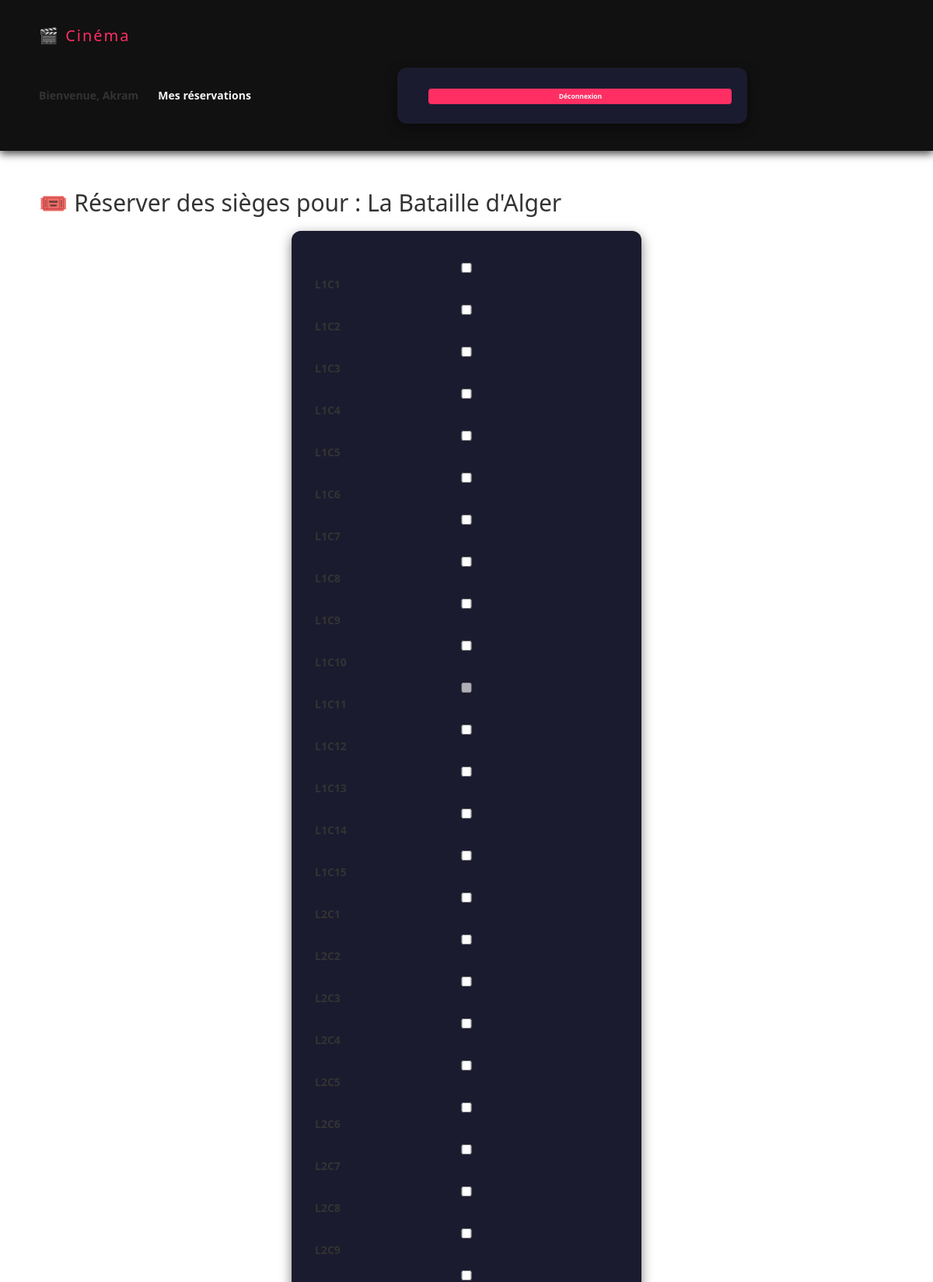
Screenshot of /reservation/1/ (signed in, upper part) with the database file from the repository.
### Films/models.py (models this page shows, shortened)
class Seance(models.Model):
    film = models.ForeignKey(Film, on_delete=models.CASCADE, related_name="seances")
    salle = models.ForeignKey(Salle, on_delete=models.CASCADE)
    date = models.DateField()
    heure = models.TimeField()

class Film(models.Model):
    GENRE_CHOICES = [
        ('Action', 'Action'),
        ('Drame', 'Drame'),
        ('Comédie', 'Comédie'),
        ('Horreur', 'Horreur'),
        ('Romance', 'Romance'),
        ('Comédie musicale', 'Comédie musicale'),
        ('Guerre', 'Guerre'),
        ('Science-Fiction', 'Science-Fiction'),
        ('Autre', 'Autre'),
    ]
    titre = models.CharField(max_length=100)
    description = models.TextField()
    genre = models.CharField(max_length=50, choices=GENRE_CHOICES, default='Autre')
    duree = models.PositiveIntegerField(help_text="Durée en minutes")
    date_sortie = models.DateField(null=True, blank=True)
    affiche = models.ImageField(upload_to="affiches/", blank=True, null=True)

class Siege(models.Model):
    salle = models.ForeignKey(Salle, on_delete=models.CASCADE)
    ligne = models.PositiveIntegerField()
    colonne = models.PositiveIntegerField()
    class Meta:
        unique_together = ('salle', 'ligne', 'colonne')

### Films/views.py (the view, shortened to what this page needs)
# urls.py: path('reservation/<int:seance_id>/', views.reservation, name='reservation'),
@login_required(login_url='login')
def reservation(request, seance_id):
    seance = get_object_or_404(Seance, id=seance_id)
    sieges = Siege.objects.filter(salle=seance.salle).order_by('ligne', 'colonne')
    reservations_existantes = Reservation.objects.filter(seance=seance)
    sieges_reserves_ids = reservations_existantes.values_list('sieges__id', flat=True)
    for siege in sieges:
        siege.reserve = siege.id in sieges_reserves_ids
    error = None
    return render(request, 'Films/reservation.html', {
        'seance': seance,
        'sieges': sieges,
        'error': error
    })

### Films/templates/Films/reservation.html (shortened to what this page needs)
{% extends 'Films/base.html' %}
{% load static %}
{% block content %}
<h2>🎟️ Réserver des sièges pour : {{ seance.film.titre }}</h2>
<form method="post">
    <div class="sieges-grid">
        {% for siege in sieges %}
            <label class="siege {% if siege.reserve %}reserve{% endif %}">
                <input type="checkbox" name="sieges" value="{{ siege.id }}" {% if siege.reserve %}disabled{% endif %}>
                L{{ siege.ligne }}C{{ siege.colonne }}
            </label>
        {% endfor %}
    </div>
    <br>
</form>
<br>
{% endblock %}

### Films/templates/Films/base.html (shortened to what this page needs)
<!DOCTYPE html>
{% load bootstrap3 %}
{% load static %}
<html lang="fr">
<head>
    <link rel="stylesheet" href="{% static 'film/styles.css' %}">
    {% bootstrap_css %}
</head>
<body>
<header>
    <div class="logo">
        <h1>🎬 Cinéma</h1>
    </div>
    <nav class="user-menu">
        {% if user.is_authenticated %}
            <span>Bienvenue, {{ user.username }}</span>
            <a href="{% url 'mes_reservations' %}" class="btn-small">Mes réservations</a>
            <form method="post" action="{% url 'logout' %}" style="display:inline;">
                <button class="logout-btn">Déconnexion</button>
            </form>
        {% else %}
            <a href="{% url 'login' %}" class="btn-small">Login</a>
            <a href="{% url 'register' %}" class="btn-small">Register</a>
        {% endif %}
    </nav>
</header>
    <main>
        {% block content %}{% endblock %}
    </main>
</body>
</html>

### Films/static/film/styles.css (style rules this page uses)
* { margin: 0; padding: 0; box-sizing: border-box; font-family: 'Segoe UI', Tahoma, Geneva, Verdana, sans-serif; }
body { background: #0f0f1e; color: #f5f5f5; min-height: 100vh; line-height: 1.6; }
header { background: #111; padding: 15px 50px; display: flex; justify-content: space-between; align-items: center; position: sticky; top: 0; z-index: 100; box-shadow: 0 4px 10px rgba(0,0,0,0.7); }
header h1 { font-size: 2rem; color: #ff2e63; letter-spacing: 2px; }
.user-menu { display: flex; align-items: center; }
.user-menu span { margin-right: 15px; font-weight: bold; }
.user-menu a, .user-menu button { color: #f5f5f5; text-decoration: none; margin-left: 10px; font-weight: bold; transition: all 0.3s ease; }
.logout-btn { background: #ff2e63; border: none; padding: 4px 8px; font-size: 0.85rem; border-radius: 4px; cursor: pointer; transition: all 0.3s ease; }
main { padding: 30px 50px; }
form { background: #1b1b2f; padding: 25px 30px; border-radius: 12px; width: 100%; max-width: 450px; margin: 20px auto; box-shadow: 0 5px 15px rgba(0,0,0,0.5); }
form label { display: block; margin: 12px 0 5px; }
form input, form select { width: 100%; padding: 10px; border-radius: 6px; border: none; margin-bottom: 15px; outline: none; }
form button { width: 100%; padding: 12px; border-radius: 8px; border: none; background: #ff2e63; color: #f5f5f5; font-weight: bold; cursor: pointer; transition: background 0.3s ease; }
h2 { color: #08d9d6; margin-bottom: 20px; font-size: 1.6rem; }

### rows the page displays
Seance: film.titre "La Bataille d'Alger"
Siege: ligne "1", colonne "1"
Siege: ligne "1", colonne "2"
Siege: ligne "1", colonne "3"
Siege: ligne "1", colonne "4"
Siege: ligne "1", colonne "5"
Siege: ligne "1", colonne "6"
Siege: ligne "1", colonne "7"
Siege: ligne "1", colonne "8"
Siege: ligne "1", colonne "9"
Siege: ligne "1", colonne "10"
Siege: ligne "1", colonne "11"
Siege: ligne "1", colonne "12"
Siege: ligne "1", colonne "13"
Siege: ligne "1", colonne "14"
Siege: ligne "1", colonne "15"
Siege: ligne "2", colonne "1"
Siege: ligne "2", colonne "2"
Siege: ligne "2", colonne "3"
Siege: ligne "2", colonne "4"
Siege: ligne "2", colonne "5"
Siege: ligne "2", colonne "6"
Siege: ligne "2", colonne "7"
Siege: ligne "2", colonne "8"
Siege: ligne "2", colonne "9"

### other values shown
{{ user.username }} "Akram"
